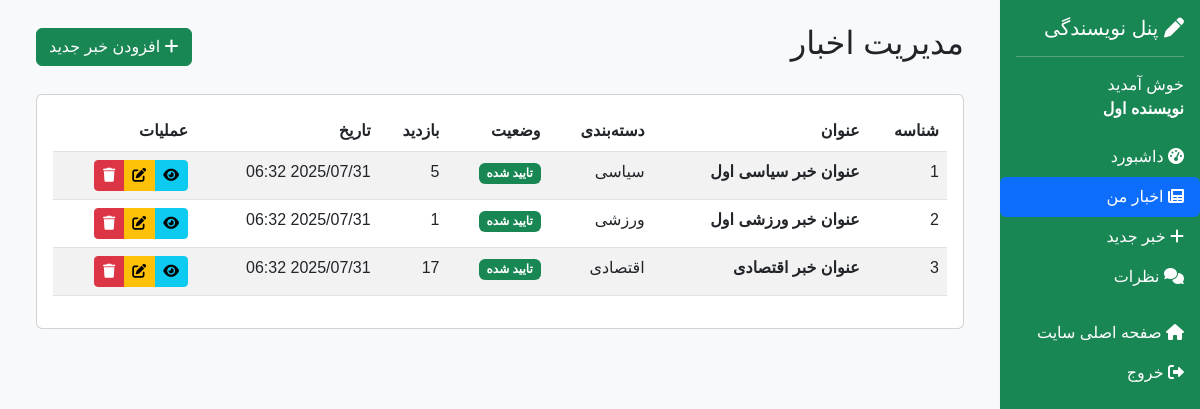
Page /writer/news.php (signed in) on the committed database.
### tables this page shows
CREATE TABLE `news` (
  `id` int NOT NULL,
  `title` varchar(255) NOT NULL,
  `slug` varchar(255) NOT NULL,
  `summary` text,
  `content` longtext NOT NULL,
  `image_url` varchar(255) DEFAULT NULL,
  `author_id` int NOT NULL,
  `category_id` int NOT NULL,
  `status` enum('pending','approved','rejected') DEFAULT 'pending',
  `views` int DEFAULT '0',
  `created_at` timestamp NULL DEFAULT CURRENT_TIMESTAMP,
  `updated_at` timestamp NULL DEFAULT CURRENT_TIMESTAMP ON UPDATE CURRENT_TIMESTAMP
);

CREATE TABLE `categories` (
  `id` int NOT NULL,
  `name` varchar(100) NOT NULL,
  `slug` varchar(100) NOT NULL,
  `description` text,
  `created_at` timestamp NULL DEFAULT CURRENT_TIMESTAMP,
  `updated_at` timestamp NULL DEFAULT CURRENT_TIMESTAMP ON UPDATE CURRENT_TIMESTAMP
);

### config/database.php (called while the page is built, shortened)
<?php
function truncateText($text, $length = 150) {
    return $text;
}
function formatPersianDate($date) {
    $timestamp = strtotime($date);
    return date('Y/m/d H:i', $timestamp);
}
?>

### writer/news.php (the view, shortened to what this page needs)
<?php
require_once '../config/database.php';
$action = $_GET['action'] ?? 'list';
if ($action == 'list') {
    $where = 'WHERE n.author_id = ?';
    $params = [$_SESSION['user_id']];
    $stmt = $pdo->prepare("
        SELECT n.*, u.full_name as author_name, c.name as category_name
        FROM news n
        JOIN users u ON n.author_id = u.id
        JOIN categories c ON n.category_id = c.id
        $where
        ORDER BY n.created_at DESC
    ");
    $stmt->execute($params);
    $news = $stmt->fetchAll();
}
?>
<!DOCTYPE html>
<html lang="fa" dir="rtl">
<head>
    <link href="https://cdnjs.cloudflare.com/ajax/libs/bootstrap/5.3.0/css/bootstrap.rtl.min.css" rel="stylesheet">
    <link href="https://cdnjs.cloudflare.com/ajax/libs/font-awesome/6.0.0/css/all.min.css" rel="stylesheet">
</head>
<body>
    <div class="container-fluid">
        <div class="row">
            <div class="col-md-3 col-lg-2 px-0">
                <div class="sidebar bg-success text-white">
                    <div class="p-3">
                        <h5><i class="fas fa-pen"></i> پنل نویسندگی</h5>
                        <hr>
                        <p class="mb-0">خوش آمدید<br><strong><?= $_SESSION['full_name'] ?></strong></p>
                    </div>
                    <ul class="nav nav-pills flex-column">
                        <li class="nav-item">
                            <a class="nav-link text-white" href="dashboard.php">
                                <i class="fas fa-tachometer-alt"></i> داشبورد
                            </a>
                        </li>
                        <li class="nav-item">
                            <a class="nav-link text-white active" href="news.php">
                                <i class="fas fa-newspaper"></i> اخبار من
                            </a>
                        </li>
                        <li class="nav-item">
                            <a class="nav-link text-white" href="news.php?action=add">
                                <i class="fas fa-plus"></i> خبر جدید
                            </a>
                        </li>
                        <li class="nav-item">
                            <a class="nav-link text-white" href="comments.php">
                                <i class="fas fa-comments"></i> نظرات
                            </a>
                        </li>
                        <li class="nav-item mt-3">
                            <a class="nav-link text-white" href="../index.php">
                                <i class="fas fa-home"></i> صفحه اصلی سایت
                            </a>
                        </li>
                        <li class="nav-item">
                            <a class="nav-link text-white" href="../auth/logout.php">
                                <i class="fas fa-sign-out-alt"></i> خروج
                            </a>
                        </li>
                    </ul>
                </div>
            </div>
            <div class="col-md-9 col-lg-10">
                <div class="main-content p-4">
                    <?php if ($action == 'list'): ?>
                    <div class="d-flex justify-content-between align-items-center mb-4">
                        <h2>مدیریت اخبار</h2>
                        <a href="?action=add" class="btn btn-success">
                            <i class="fas fa-plus"></i> افزودن خبر جدید
                        </a>
                    </div>
                    <div class="card">
                        <div class="card-body">
                            <div class="table-responsive">
                                <table class="table table-striped">
                                    <thead>
                                        <tr>
                                            <th>شناسه</th>
                                            <th>عنوان</th>
                                            <th>دسته‌بندی</th>
                                            <th>وضعیت</th>
                                            <th>بازدید</th>
                                            <th>تاریخ</th>
                                            <th>عملیات</th>
                                        </tr>
                                    </thead>
                                    <tbody>
                                        <?php if ($news && count($news) > 0): ?>
                                        <?php foreach ($news as $item): ?>
                                        <tr>
                                            <td><?= $item['id'] ?></td>
                                            <td><strong><?= truncateText($item['title'], 40) ?></strong></td>
                                            <td><?= $item['category_name'] ?></td>
                                            <td>
                                                <?php if ($item['status'] == 'approved'): ?>
                                                    <span class="badge bg-success">تایید شده</span>
                                                <?php elseif ($item['status'] == 'pending'): ?>
                                                    <span class="badge bg-warning">در انتظار</span>
                                                <?php else: ?>
                                                    <span class="badge bg-danger">رد شده</span>
                                                <?php endif; ?>
                                            </td>
                                            <td><?= $item['views'] ?></td>
                                            <td><?= formatPersianDate($item['created_at']) ?></td>
                                            <td>
                                                <div class="btn-group" role="group">
                                                    <a href="../news.php?slug=<?= $item['slug'] ?>" class="btn btn-sm btn-info" target="_blank">
                                                        <i class="fas fa-eye"></i>
                                                    </a>
                                                    <a href="?action=edit&id=<?= $item['id'] ?>" class="btn btn-sm btn-warning">
                                                        <i class="fas fa-edit"></i>
                                                    </a>
                                                    <a href="?delete=<?= $item['id'] ?>" class="btn btn-sm btn-danger"
                                                       onclick="return confirm('آیا از حذف این خبر اطمینان دارید؟')">
                                                        <i class="fas fa-trash"></i>
                                                    </a>
                                                </div>
                                            </td>
                                        </tr>
                                        <?php endforeach; ?>
                                        <?php else: ?>
                                        <tr>
                                            <td colspan="7" class="text-center">هیچ خبری یافت نشد.</td>
                                        </tr>
                                        <?php endif; ?>
                                    </tbody>
                                </table>
                            </div>
                        </div>
                    </div>
                    <?php endif; ?>
                </div>
            </div>
        </div>
    </div>
</body>
</html>

### writer/news.php (style rules this page uses)
body { font-family: 'Tahoma', sans-serif; background: #f8f9fa; }
.sidebar { min-height: 100vh; box-shadow: 2px 0 5px rgba(0,0,0,0.1); }
.main-content { min-height: 100vh; }

### rows in the picture
news: id "1", title "عنوان خبر سیاسی اول", category.name "سیاسی", status "تایید شده", views "5", created_at "2025/07/31 06:32"
news: id "2", title "عنوان خبر ورزشی اول", category.name "ورزشی", status "تایید شده", views "1", created_at "2025/07/31 06:32"
news: id "3", title "عنوان خبر اقتصادی", category.name "اقتصادی", status "تایید شده", views "17", created_at "2025/07/31 06:32"

### other values in the picture
$_SESSION['full_name'] "نویسنده اول"
